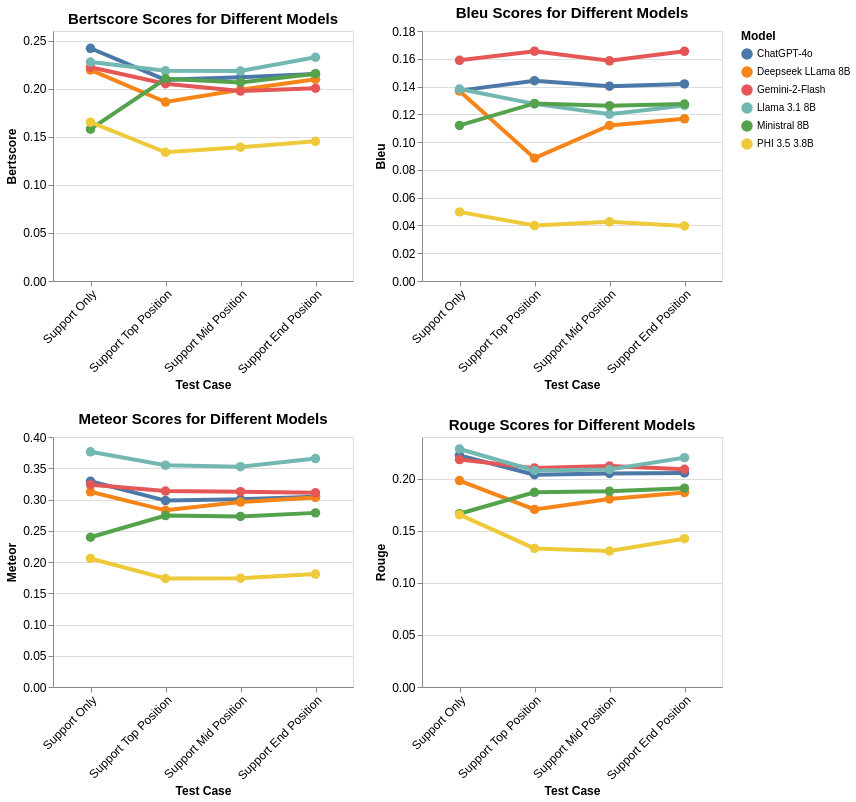
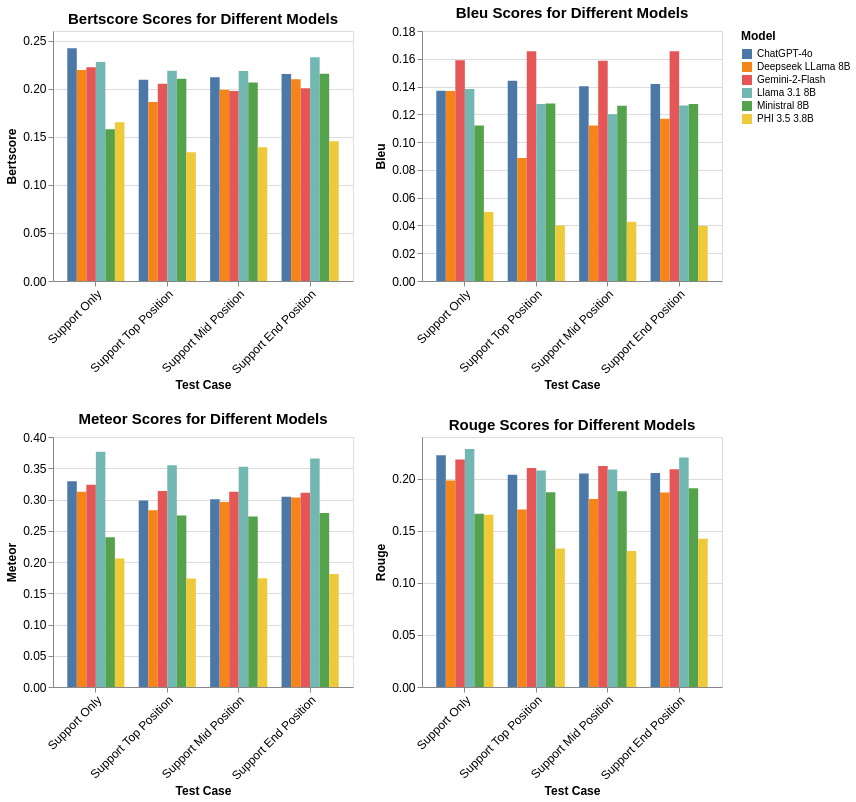

Source (notebook cell) for these figures, in order:
### Code cell
import altair as alt

test_cases_order = ['oracle_output', 'noise4_output', 'noise4mid_output', 'noise4end_output']

test_case_rename = {
    'oracle_output': 'Support Only',
    'noise4_output': 'Support Top Position',
    'noise4mid_output': 'Support Mid Position',
    'noise4end_output': 'Support End Position'
}

position_df = results_df[results_df['test_case'].isin(test_cases_order)].copy()
position_df['test_case'] = position_df['test_case'].map(test_case_rename)
position_df['test_case'] = pd.Categorical(
    position_df['test_case'],
    categories=[test_case_rename[tc] for tc in test_cases_order],
    ordered=True
)
position_df = position_df.sort_values(['test_case', 'model'])

metrics = ['bertscore', 'bleu', 'meteor', 'rouge']

base = alt.Chart(position_df).encode(
    x=alt.X(
        'test_case:N',
        sort=[test_case_rename[tc] for tc in test_cases_order],
        title='Test Case',
        axis=alt.Axis(
            labelAngle=-45,
            labelAlign='right'
        )
    ),
    color=alt.Color('model:N', title='Model')
)

line_charts = []
for metric in metrics:
    chart = (
        base
        .mark_line(
            point=alt.OverlayMarkDef(size=90),
            strokeWidth=4
        )
        .encode(
            y=alt.Y(f'{metric}:Q', title=metric.capitalize()),
            tooltip=[
                'model:N',
                'test_case:N',
                alt.Tooltip(f'{metric}:Q', title=metric.capitalize(), format='.4f')
            ]
        )
        .properties(
            title=f'{metric.capitalize()} Scores for Different Models',
            width=300,
            height=250
        )
    )
    line_charts.append(chart)

line_grid = alt.concat(*line_charts, columns=2).configure_axis(
    labelFontSize=axis_label_font_size,
    titleFontSize=axis_title_font_size
).configure_legend(
    labelFontSize=legend_label_font_size,
    titleFontSize=legend_title_font_size
).configure_title(
    fontSize=title_font_size
)

line_grid.display()
#line_grid.save('uned_rag_scores_position_line_grid.png', scale_factor=3.0)


bar_charts = []
for metric in metrics:
    chart = (
        base
        .mark_bar()
        .encode(
            y=alt.Y(f'{metric}:Q', title=metric.capitalize()),
            xOffset=alt.XOffset('model:N'),
            tooltip=[
                'model:N',
                'test_case:N',
                alt.Tooltip(f'{metric}:Q', title=metric.capitalize(), format='.4f')
            ]
        )
        .properties(
            title=f'{metric.capitalize()} Scores for Different Models',
            width=300,
            height=250
        )
    )
    bar_charts.append(chart)

bar_grid = alt.concat(*bar_charts, columns=2).configure_axis(
    labelFontSize=axis_label_font_size,
    titleFontSize=axis_title_font_size
).configure_legend(
    labelFontSize=legend_label_font_size,
    titleFontSize=legend_title_font_size
).configure_title(
    fontSize=title_font_size
)

bar_grid.display()
#bar_grid.save('uned_rag_scores_position_bar_grid.png', scale_factor=3.0)

### Figure 1 — Vega-Lite specification as saved in the notebook (floating-point values rounded to 4 significant figures)
{"config": {"view": {"continuousWidth": 300, "continuousHeight": 300}, "axis": {"labelFontSize": 12, "titleFontSize": 12}, "legend": {"labelFontSize": 10, "titleFontSize": 12}, "title": {"fontSize": 15}}, "concat": [{"mark": {"type": "line", "point": {"size": 90}, "strokeWidth": 4}, "encoding": {"color": {"field": "model", "title": "Model", "type": "nominal"}, "tooltip": [{"field": "model", "type": "nominal"}, {"field": "test_case", "type": "nominal"}, {"field": "bertscore", "format": ".4f", "title": "Bertscore", "type": "quantitative"}], "x": {"axis": {"labelAlign": "right", "labelAngle": -45}, "field": "test_case", "sort": ["Support Only", "Support Top Position", "Support Mid Position", "Support End Position"], "title": "Test Case", "type": "nominal"}, "y": {"field": "bertscore", "title": "Bertscore", "type": "quantitative"}}, "height": 250, "title": "Bertscore Scores for Different Models", "width": 300}, {"mark": {"type": "line", "point": {"size": 90}, "strokeWidth": 4}, "encoding": {"color": {"field": "model", "title": "Model", "type": "nominal"}, "tooltip": [{"field": "model", "type": "nominal"}, {"field": "test_case", "type": "nominal"}, {"field": "bleu", "format": ".4f", "title": "Bleu", "type": "quantitative"}], "x": {"axis": {"labelAlign": "right", "labelAngle": -45}, "field": "test_case", "sort": ["Support Only", "Support Top Position", "Support Mid Position", "Support End Position"], "title": "Test Case", "type": "nominal"}, "y": {"field": "bleu", "title": "Bleu", "type": "quantitative"}}, "height": 250, "title": "Bleu Scores for Different Models", "width": 300}, {"mark": {"type": "line", "point": {"size": 90}, "strokeWidth": 4}, "encoding": {"color": {"field": "model", "title": "Model", "type": "nominal"}, "tooltip": [{"field": "model", "type": "nominal"}, {"field": "test_case", "type": "nominal"}, {"field": "meteor", "format": ".4f", "title": "Meteor", "type": "quantitative"}], "x": {"axis": {"labelAlign": "right", "labelAngle": -45}, "field": "test_case", "sort": ["Support Only", "Support Top Position", "Support Mid Position", "Support End Position"], "title": "Test Case", "type": "nominal"}, "y": {"field": "meteor", "title": "Meteor", "type": "quantitative"}}, "height": 250, "title": "Meteor Scores for Different Models", "width": 300}, {"mark": {"type": "line", "point": {"size": 90}, "strokeWidth": 4}, "encoding": {"color": {"field": "model", "title": "Model", "type": "nominal"}, "tooltip": [{"field": "model", "type": "nominal"}, {"field": "test_case", "type": "nominal"}, {"field": "rouge", "format": ".4f", "title": "Rouge", "type": "quantitative"}], "x": {"axis": {"labelAlign": "right", "labelAngle": -45}, "field": "test_case", "sort": ["Support Only", "Support Top Position", "Support Mid Position", "Support End Position"], "title": "Test Case", "type": "nominal"}, "y": {"field": "rouge", "title": "Rouge", "type": "quantitative"}}, "height": 250, "title": "Rouge Scores for Different Models", "width": 300}], "columns": 2, "data": {"name": "data-b6e640809a5f3126891c7494241fedca"}, "$schema": "https://vega.github.io/schema/vega-lite/v6.1.0.json", "datasets": {"data-b6e640809a5f3126891c7494241fedca": [{"model": "ChatGPT-4o", "test_case": "Support Only", "bertscore": 0.242, "bleu": 0.1371, "meteor": 0.3292, "rouge": 0.2224}, {"model": "Deepseek LLama 8B", "test_case": "Support Only", "bertscore": 0.2195, "bleu": 0.1368, "meteor": 0.3124, "rouge": 0.1982}, {"model": "Gemini-2-Flash", "test_case": "Support Only", "bertscore": 0.2222, "bleu": 0.1589, "meteor": 0.3238, "rouge": 0.2184}, {"model": "Llama 3.1 8B", "test_case": "Support Only", "bertscore": 0.2276, "bleu": 0.1382, "meteor": 0.3763, "rouge": 0.2285}, {"model": "Ministral 8B", "test_case": "Support Only", "bertscore": 0.1579, "bleu": 0.112, "meteor": 0.2396, "rouge": 0.1664}, {"model": "PHI 3.5 3.8B", "test_case": "Support Only", "bertscore": 0.1652, "bleu": 0.04977, "meteor": 0.2057, "rouge": 0.1654}, {"model": "ChatGPT-4o", "test_case": "Support Top Position", "bertscore": 0.2092, "bleu": 0.1442, "meteor": 0.2983, "rouge": 0.2038}, {"model": "Deepseek LLama 8B", "test_case": "Support Top Position", "bertscore": 0.1861, "bleu": 0.08847, "meteor": 0.2827, "rouge": 0.1705}, {"model": "Gemini-2-Flash", "test_case": "Support Top Position", "bertscore": 0.2051, "bleu": 0.1654, "meteor": 0.3135, "rouge": 0.2101}, {"model": "Llama 3.1 8B", "test_case": "Support Top Position", "bertscore": 0.2186, "bleu": 0.1275, "meteor": 0.355, "rouge": 0.2078}, {"model": "Ministral 8B", "test_case": "Support Top Position", "bertscore": 0.2103, "bleu": 0.1278, "meteor": 0.2743, "rouge": 0.1869}, {"model": "PHI 3.5 3.8B", "test_case": "Support Top Position", "bertscore": 0.1339, "bleu": 0.03994, "meteor": 0.1736, "rouge": 0.133}, {"model": "ChatGPT-4o", "test_case": "Support Mid Position", "bertscore": 0.2119, "bleu": 0.1402, "meteor": 0.3002, "rouge": 0.205}, {"model": "Deepseek LLama 8B", "test_case": "Support Mid Position", "bertscore": 0.1988, "bleu": 0.112, "meteor": 0.2959, "rouge": 0.1805}, {"model": "Gemini-2-Flash", "test_case": "Support Mid Position", "bertscore": 0.1975, "bleu": 0.1585, "meteor": 0.3125, "rouge": 0.2121}, {"model": "Llama 3.1 8B", "test_case": "Support Mid Position", "bertscore": 0.2183, "bleu": 0.1201, "meteor": 0.3525, "rouge": 0.2089}, {"model": "Ministral 8B", "test_case": "Support Mid Position", "bertscore": 0.2065, "bleu": 0.1262, "meteor": 0.2729, "rouge": 0.188}, {"model": "PHI 3.5 3.8B", "test_case": "Support Mid Position", "bertscore": 0.1391, "bleu": 0.04261, "meteor": 0.1742, "rouge": 0.1306}, {"model": "ChatGPT-4o", "test_case": "Support End Position", "bertscore": 0.2153, "bleu": 0.1419, "meteor": 0.3043, "rouge": 0.2055}, {"model": "Deepseek LLama 8B", "test_case": "Support End Position", "bertscore": 0.2098, "bleu": 0.1168, "meteor": 0.3033, "rouge": 0.1867}, {"model": "Gemini-2-Flash", "test_case": "Support End Position", "bertscore": 0.2004, "bleu": 0.1654, "meteor": 0.3106, "rouge": 0.209}, {"model": "Llama 3.1 8B", "test_case": "Support End Position", "bertscore": 0.2327, "bleu": 0.1264, "meteor": 0.3656, "rouge": 0.2202}, {"model": "Ministral 8B", "test_case": "Support End Position", "bertscore": 0.2155, "bleu": 0.1274, "meteor": 0.2786, "rouge": 0.1909}, {"model": "PHI 3.5 3.8B", "test_case": "Support End Position", "bertscore": 0.1452, "bleu": 0.03963, "meteor": 0.1807, "rouge": 0.1423}]}}

### Figure 2 — Vega-Lite specification as saved in the notebook (floating-point values rounded to 4 significant figures)
{"config": {"view": {"continuousWidth": 300, "continuousHeight": 300}, "axis": {"labelFontSize": 12, "titleFontSize": 12}, "legend": {"labelFontSize": 10, "titleFontSize": 12}, "title": {"fontSize": 15}}, "concat": [{"mark": {"type": "bar"}, "encoding": {"color": {"field": "model", "title": "Model", "type": "nominal"}, "tooltip": [{"field": "model", "type": "nominal"}, {"field": "test_case", "type": "nominal"}, {"field": "bertscore", "format": ".4f", "title": "Bertscore", "type": "quantitative"}], "x": {"axis": {"labelAlign": "right", "labelAngle": -45}, "field": "test_case", "sort": ["Support Only", "Support Top Position", "Support Mid Position", "Support End Position"], "title": "Test Case", "type": "nominal"}, "xOffset": {"field": "model", "type": "nominal"}, "y": {"field": "bertscore", "title": "Bertscore", "type": "quantitative"}}, "height": 250, "title": "Bertscore Scores for Different Models", "width": 300}, {"mark": {"type": "bar"}, "encoding": {"color": {"field": "model", "title": "Model", "type": "nominal"}, "tooltip": [{"field": "model", "type": "nominal"}, {"field": "test_case", "type": "nominal"}, {"field": "bleu", "format": ".4f", "title": "Bleu", "type": "quantitative"}], "x": {"axis": {"labelAlign": "right", "labelAngle": -45}, "field": "test_case", "sort": ["Support Only", "Support Top Position", "Support Mid Position", "Support End Position"], "title": "Test Case", "type": "nominal"}, "xOffset": {"field": "model", "type": "nominal"}, "y": {"field": "bleu", "title": "Bleu", "type": "quantitative"}}, "height": 250, "title": "Bleu Scores for Different Models", "width": 300}, {"mark": {"type": "bar"}, "encoding": {"color": {"field": "model", "title": "Model", "type": "nominal"}, "tooltip": [{"field": "model", "type": "nominal"}, {"field": "test_case", "type": "nominal"}, {"field": "meteor", "format": ".4f", "title": "Meteor", "type": "quantitative"}], "x": {"axis": {"labelAlign": "right", "labelAngle": -45}, "field": "test_case", "sort": ["Support Only", "Support Top Position", "Support Mid Position", "Support End Position"], "title": "Test Case", "type": "nominal"}, "xOffset": {"field": "model", "type": "nominal"}, "y": {"field": "meteor", "title": "Meteor", "type": "quantitative"}}, "height": 250, "title": "Meteor Scores for Different Models", "width": 300}, {"mark": {"type": "bar"}, "encoding": {"color": {"field": "model", "title": "Model", "type": "nominal"}, "tooltip": [{"field": "model", "type": "nominal"}, {"field": "test_case", "type": "nominal"}, {"field": "rouge", "format": ".4f", "title": "Rouge", "type": "quantitative"}], "x": {"axis": {"labelAlign": "right", "labelAngle": -45}, "field": "test_case", "sort": ["Support Only", "Support Top Position", "Support Mid Position", "Support End Position"], "title": "Test Case", "type": "nominal"}, "xOffset": {"field": "model", "type": "nominal"}, "y": {"field": "rouge", "title": "Rouge", "type": "quantitative"}}, "height": 250, "title": "Rouge Scores for Different Models", "width": 300}], "columns": 2, "data": {"name": "data-b6e640809a5f3126891c7494241fedca"}, "$schema": "https://vega.github.io/schema/vega-lite/v6.1.0.json", "datasets": {"data-b6e640809a5f3126891c7494241fedca": [{"model": "ChatGPT-4o", "test_case": "Support Only", "bertscore": 0.242, "bleu": 0.1371, "meteor": 0.3292, "rouge": 0.2224}, {"model": "Deepseek LLama 8B", "test_case": "Support Only", "bertscore": 0.2195, "bleu": 0.1368, "meteor": 0.3124, "rouge": 0.1982}, {"model": "Gemini-2-Flash", "test_case": "Support Only", "bertscore": 0.2222, "bleu": 0.1589, "meteor": 0.3238, "rouge": 0.2184}, {"model": "Llama 3.1 8B", "test_case": "Support Only", "bertscore": 0.2276, "bleu": 0.1382, "meteor": 0.3763, "rouge": 0.2285}, {"model": "Ministral 8B", "test_case": "Support Only", "bertscore": 0.1579, "bleu": 0.112, "meteor": 0.2396, "rouge": 0.1664}, {"model": "PHI 3.5 3.8B", "test_case": "Support Only", "bertscore": 0.1652, "bleu": 0.04977, "meteor": 0.2057, "rouge": 0.1654}, {"model": "ChatGPT-4o", "test_case": "Support Top Position", "bertscore": 0.2092, "bleu": 0.1442, "meteor": 0.2983, "rouge": 0.2038}, {"model": "Deepseek LLama 8B", "test_case": "Support Top Position", "bertscore": 0.1861, "bleu": 0.08847, "meteor": 0.2827, "rouge": 0.1705}, {"model": "Gemini-2-Flash", "test_case": "Support Top Position", "bertscore": 0.2051, "bleu": 0.1654, "meteor": 0.3135, "rouge": 0.2101}, {"model": "Llama 3.1 8B", "test_case": "Support Top Position", "bertscore": 0.2186, "bleu": 0.1275, "meteor": 0.355, "rouge": 0.2078}, {"model": "Ministral 8B", "test_case": "Support Top Position", "bertscore": 0.2103, "bleu": 0.1278, "meteor": 0.2743, "rouge": 0.1869}, {"model": "PHI 3.5 3.8B", "test_case": "Support Top Position", "bertscore": 0.1339, "bleu": 0.03994, "meteor": 0.1736, "rouge": 0.133}, {"model": "ChatGPT-4o", "test_case": "Support Mid Position", "bertscore": 0.2119, "bleu": 0.1402, "meteor": 0.3002, "rouge": 0.205}, {"model": "Deepseek LLama 8B", "test_case": "Support Mid Position", "bertscore": 0.1988, "bleu": 0.112, "meteor": 0.2959, "rouge": 0.1805}, {"model": "Gemini-2-Flash", "test_case": "Support Mid Position", "bertscore": 0.1975, "bleu": 0.1585, "meteor": 0.3125, "rouge": 0.2121}, {"model": "Llama 3.1 8B", "test_case": "Support Mid Position", "bertscore": 0.2183, "bleu": 0.1201, "meteor": 0.3525, "rouge": 0.2089}, {"model": "Ministral 8B", "test_case": "Support Mid Position", "bertscore": 0.2065, "bleu": 0.1262, "meteor": 0.2729, "rouge": 0.188}, {"model": "PHI 3.5 3.8B", "test_case": "Support Mid Position", "bertscore": 0.1391, "bleu": 0.04261, "meteor": 0.1742, "rouge": 0.1306}, {"model": "ChatGPT-4o", "test_case": "Support End Position", "bertscore": 0.2153, "bleu": 0.1419, "meteor": 0.3043, "rouge": 0.2055}, {"model": "Deepseek LLama 8B", "test_case": "Support End Position", "bertscore": 0.2098, "bleu": 0.1168, "meteor": 0.3033, "rouge": 0.1867}, {"model": "Gemini-2-Flash", "test_case": "Support End Position", "bertscore": 0.2004, "bleu": 0.1654, "meteor": 0.3106, "rouge": 0.209}, {"model": "Llama 3.1 8B", "test_case": "Support End Position", "bertscore": 0.2327, "bleu": 0.1264, "meteor": 0.3656, "rouge": 0.2202}, {"model": "Ministral 8B", "test_case": "Support End Position", "bertscore": 0.2155, "bleu": 0.1274, "meteor": 0.2786, "rouge": 0.1909}, {"model": "PHI 3.5 3.8B", "test_case": "Support End Position", "bertscore": 0.1452, "bleu": 0.03963, "meteor": 0.1807, "rouge": 0.1423}]}}
